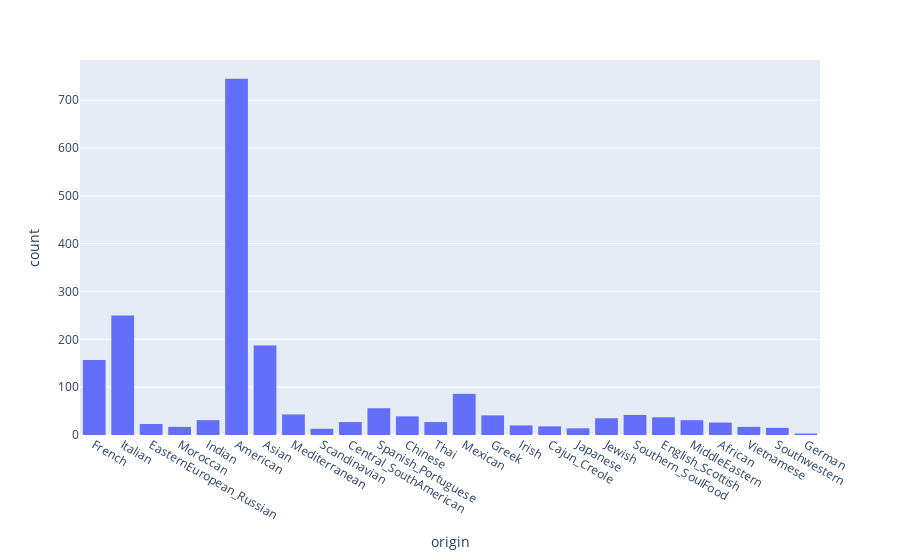

Source (notebook cell):
### Code cell
import plotly.express as px

fig = px.histogram(recettes_echant, x="origin")
fig.show()

### Figure 1 — Plotly figure (JSON) as saved in the notebook; plotly's stock layout.template omitted (floating-point values rounded to 4 significant figures; data arrays with more than 128 entries replaced by an {"elided": "..."} marker saying what was removed)
{"data": [{"alignmentgroup": "True", "bingroup": "x", "hoverlabel": {"namelength": 0}, "hovertemplate": "origin=%{x}<br>count=%{y}", "legendgroup": "", "marker": {"color": "#636efa"}, "name": "", "offsetgroup": "", "orientation": "v", "showlegend": false, "type": "histogram", "x": {"elided": "2000 str values"}, "xaxis": "x", "yaxis": "y"}], "layout": {"barmode": "relative", "legend": {"tracegroupgap": 0}, "margin": {"t": 60}, "xaxis": {"anchor": "y", "domain": [0, 1], "title": {"text": "origin"}}, "yaxis": {"anchor": "x", "domain": [0, 1], "title": {"text": "count"}}}}
